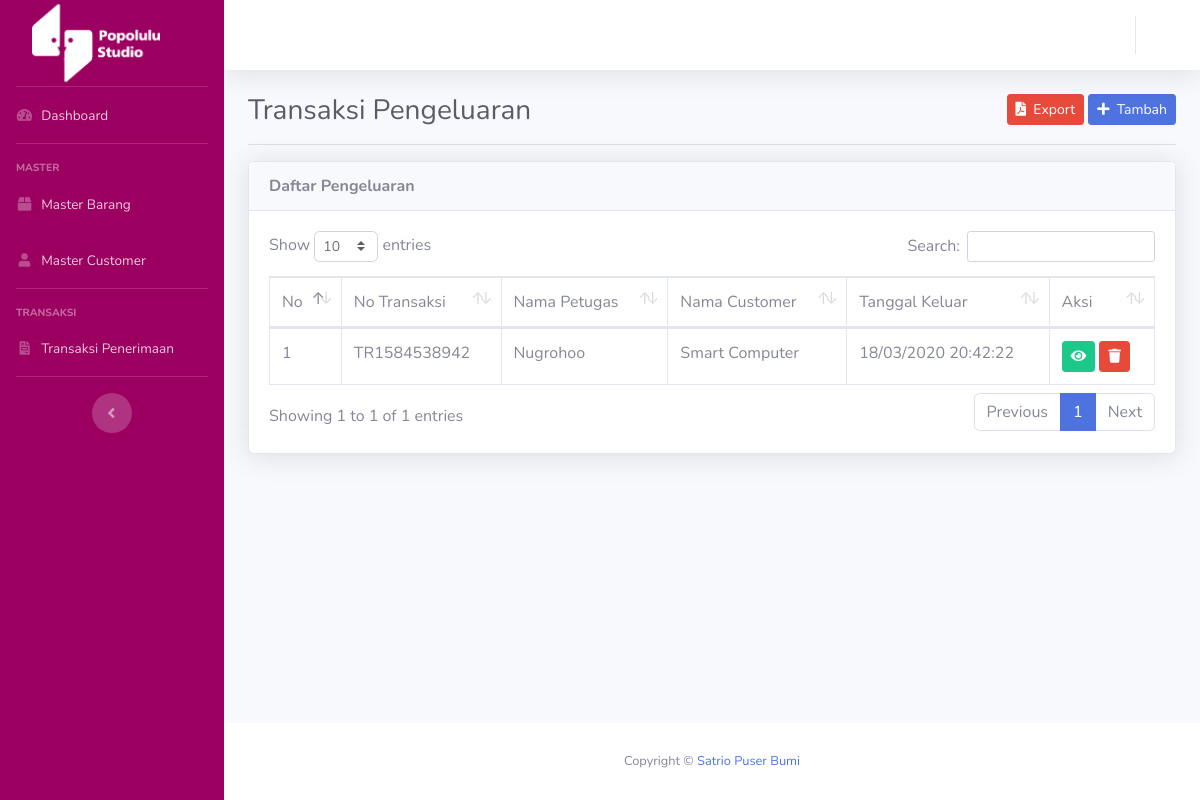
/index.php/pengeluaran, run on an earlier commit of the app's database.
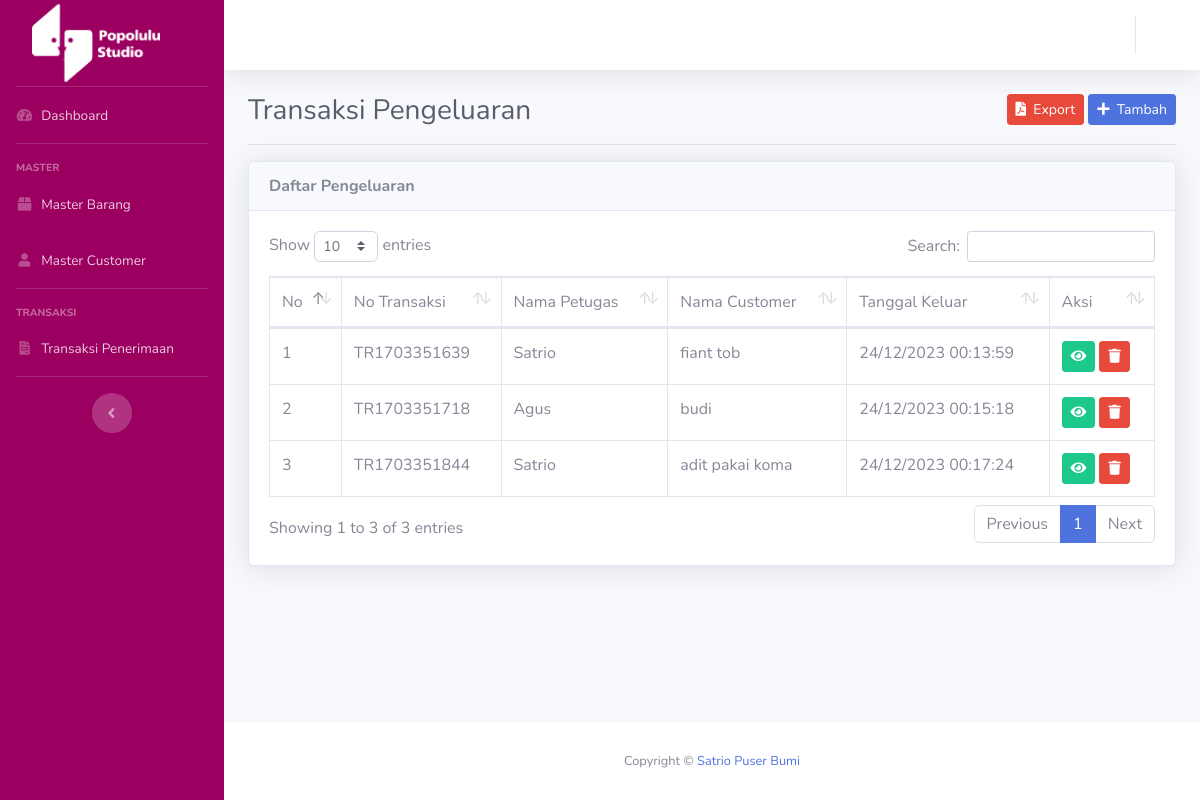
And on a later commit of the database.
### tables this page shows
CREATE TABLE `pengeluaran` (
  `id` int(11) NOT NULL,
  `no_keluar` varchar(25) DEFAULT NULL,
  `tgl_keluar` varchar(25) DEFAULT NULL,
  `jam_keluar` varchar(10) DEFAULT NULL,
  `nama_customer` varchar(80) DEFAULT NULL,
  `nama_petugas` varchar(80) DEFAULT NULL
);

### application/controllers/Pengeluaran.php (called while the page is built, shortened)
<?php
class Pengeluaran extends CI_Controller{
	public function __construct(){
		$this->data['aktif'] = 'pengeluaran';
		$this->load->model('M_barang', 'm_barang');
		$this->load->model('M_customer', 'm_customer');
		$this->load->model('M_pengeluaran', 'm_pengeluaran');
		$this->load->model('M_detail_keluar', 'm_detail_keluar');
	}
	public function index(){
		$this->data['title'] = 'Transaksi Pengeluaran';
		$this->data['all_pengeluaran'] = $this->m_pengeluaran->lihat();
		$this->data['no'] = 1;
		$this->load->view('pengeluaran/lihat', $this->data);
	}
}

### index.php (called while the page is built, shortened)
<?php
require_once BASEPATH.'core/CodeIgniter.php';

### application/models/M_pengeluaran.php (called while the page is built, shortened)
<?php
class M_pengeluaran extends CI_Model {
	protected $_table = 'pengeluaran';
	public function lihat(){
		return $this->db->get($this->_table)->result();
	}
}

### application/views/pengeluaran/lihat.php (the view, shortened to what this page needs)
<!DOCTYPE html>
<html lang="en">
<head>
	<?php $this->load->view('partials/head.php') ?>
</head>
<body id="page-top">
	<div id="wrapper">
		<?php $this->load->view('partials/sidebar.php') ?>
		<div id="content-wrapper" class="d-flex flex-column">
			<div id="content" data-url="<?= base_url('pengeluaran') ?>">
				<?php $this->load->view('partials/topbar.php') ?>
				<div class="container-fluid">
					<div class="clearfix">
						<div class="float-left">
							<h1 class="h3 m-0 text-gray-800"><?= $title ?></h1>
						</div>
						<div class="float-right">
							<a href="<?= base_url('pengeluaran/export') ?>" class="btn btn-danger btn-sm"><i class="fa fa-file-pdf"></i>&nbsp;&nbsp;Export</a>
							<a href="<?= base_url('pengeluaran/tambah') ?>" class="btn btn-primary btn-sm"><i class="fa fa-plus"></i>&nbsp;&nbsp;Tambah</a>
						</div>
					</div>
					<hr>
					<div class="card shadow">
						<div class="card-header"><strong>Daftar Pengeluaran</strong></div>
						<div class="card-body">
							<div class="table-responsive">
								<table class="table table-bordered" id="dataTable" width="100%" cellspacing="0">
									<thead>
										<tr>
											<td>No</td>
											<td>No Transaksi</td>
											<td>Nama Petugas</td>
											<td>Nama Customer</td>
											<td>Tanggal Keluar</td>
											<td>Aksi</td>
										</tr>
									</thead>
									<tbody>
										<?php foreach ($all_pengeluaran as $pengeluaran) : ?>
											<tr>
												<td><?= $no++ ?></td>
												<td><?= $pengeluaran->no_keluar ?></td>
												<td><?= $pengeluaran->nama_petugas ?></td>
												<td><?= $pengeluaran->nama_customer ?></td>
												<td><?= $pengeluaran->tgl_keluar ?> <?= $pengeluaran->jam_keluar ?></td>
												<td>
													<a href="<?= base_url('pengeluaran/detail/' . $pengeluaran->no_keluar) ?>" class="btn btn-success btn-sm"><i class="fa fa-eye"></i></a>
													<a onclick="return confirm('apakah anda yakin?')" href="<?= base_url('pengeluaran/hapus/' . $pengeluaran->no_keluar) ?>" class="btn btn-danger btn-sm"><i class="fa fa-trash"></i></a>
												</td>
											</tr>
										<?php endforeach ?>
									</tbody>
								</table>
							</div>
						</div>
					</div>
				</div>
			</div>
			<?php $this->load->view('partials/footer.php') ?>
		</div>
	</div>
</body>
</html>

### application/views/partials/head.php (shortened to what this page needs)
<link href="<?= base_url('sb-admin') ?>/vendor/fontawesome-free/css/all.min.css" rel="stylesheet" type="text/css">
<link href="<?= base_url('sb-admin') ?>/css/sb-admin-2.min.css" rel="stylesheet">
<link href="<?= base_url('sb-admin') ?>/vendor/datatables/dataTables.bootstrap4.min.css" rel="stylesheet">

### application/views/partials/sidebar.php (shortened to what this page needs)
<ul class="navbar-nav  sidebar sidebar-dark accordion" id="accordionSidebar" style="background-color: #9B0060;">
	<a class="sidebar-brand d-flex align-items-center justify-content-center my-2" href="<?= base_url('dashboard') ?>">
		<div class="sidebar-brand-icon">
			<img src="gambar/logo.png" alt="" style="filter:brightness(0)invert(1); width:80%">
		</div>
	</a>
	<li class="nav-item <?= $aktif == 'dashboard' ? 'active' : '' ?>">
		<a class="nav-link" href="<?= base_url('dashboard') ?>">
			<i class="fas fa-fw fa-tachometer-alt"></i>
			<span>Dashboard</span></a>
	</li>
	<hr class="sidebar-divider">
	<div class="sidebar-heading">
		Master
	</div>
	<li class="nav-item <?= $aktif == 'barang' ? 'active' : '' ?>">
		<a class="nav-link" href="<?= base_url('barang') ?>">
			<i class="fas fa-fw fa-box"></i>
			<span>Master Barang</span></a>
	</li>
	<li class="nav-item <?= $aktif == 'customer' ? 'active' : '' ?>">
		<a class="nav-link" href="<?= base_url('customer') ?>">
			<i class="fas fa-fw fa-user"></i>
			<span>Master Customer</span></a>
	</li>
	<hr class="sidebar-divider">
	<div class="sidebar-heading">
		Transaksi
	</div>
	<li class="nav-item <?= $aktif == 'penerimaan' ? 'active' : '' ?>">
		<a class="nav-link" href="<?= base_url('penerimaan/order_detail_admin') ?>">
			<i class="fas fa-fw fa-file-invoice"></i>
			<span>Transaksi Penerimaan</span></a>
	</li>
	<hr class="sidebar-divider d-none d-md-block">
	<div class="text-center d-none d-md-inline">
		<button class="rounded-circle border-0" id="sidebarToggle"></button>
	</div>
</ul>

### application/views/partials/footer.php
<footer class="sticky-footer bg-white">
	<div class="container my-auto">
		<div class="copyright text-center my-auto">
			<span>Copyright © <a href="https://instagram.com/striopb_" target="_blank">Satrio Puser Bumi</a></span>
		</div>
	</div>
</footer>

What changed in the data, as far as the page shows it:
removed pengeluaran: no_keluar "TR1584538942", nama_petugas "Nugrohoo", nama_customer "Smart Computer", tgl_keluar "18/03/2020", jam_keluar "20:42:22"
added pengeluaran: no_keluar "TR1703351639", nama_petugas "Satrio", nama_customer "fiant tob", tgl_keluar "24/12/2023", jam_keluar "00:13:59"
added pengeluaran: no_keluar "TR1703351718", nama_petugas "Agus", nama_customer "budi", tgl_keluar "24/12/2023", jam_keluar "00:15:18"
added pengeluaran: no_keluar "TR1703351844", nama_petugas "Satrio", nama_customer "adit pakai koma", tgl_keluar "24/12/2023", jam_keluar "00:17:24"
Also different on the page:
text written by a page script: "Show entries Search: Showing 1 to 1 of 1 entries Previous 1 Next" → "Show entries Search: Showing 1 to 3 of 3 entries Previous 1 Next"
